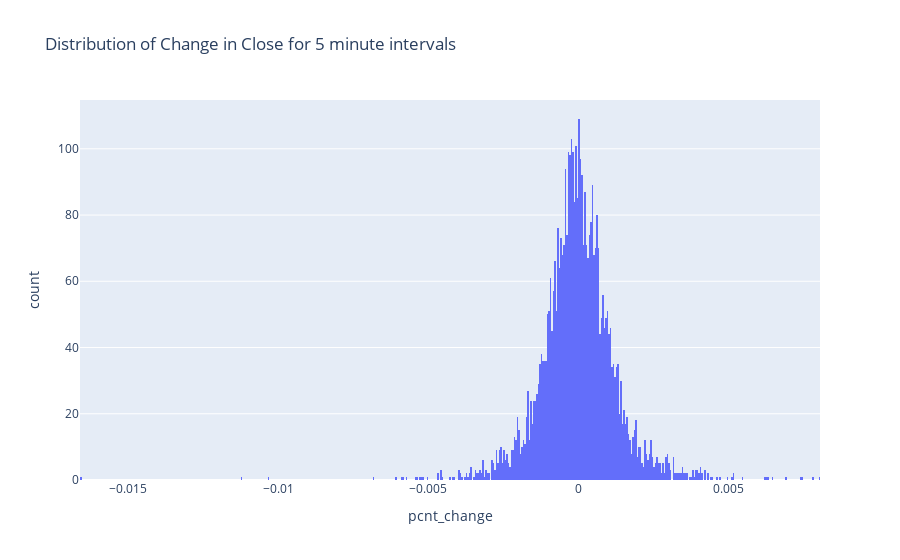

Notebook code cell kept with this figure:
### Code cell
fig = px.histogram(df, x='pcnt_change', title='Distribution of Change in Close for 5 minute intervals', nbins=500)
fig.show()

### Figure 1 — Plotly figure (JSON) as saved in the notebook; plotly's stock layout.template omitted (floating-point values rounded to 4 significant figures; data arrays with more than 128 entries replaced by an {"elided": "..."} marker saying what was removed)
{"data": [{"alignmentgroup": "True", "bingroup": "x", "hovertemplate": "pcnt_change=%{x}<br>count=%{y}<extra></extra>", "legendgroup": "", "marker": {"color": "#636efa", "pattern": {"shape": ""}}, "name": "", "nbinsx": 500, "offsetgroup": "", "orientation": "v", "showlegend": false, "type": "histogram", "x": {"elided": "4320 float values"}, "xaxis": "x", "yaxis": "y"}], "layout": {"barmode": "relative", "legend": {"tracegroupgap": 0}, "title": {"text": "Distribution of Change in Close for 5 minute intervals"}, "xaxis": {"anchor": "y", "domain": [0, 1], "title": {"text": "pcnt_change"}}, "yaxis": {"anchor": "x", "domain": [0, 1], "title": {"text": "count"}}}}
